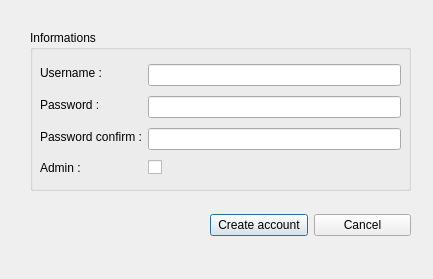
<?xml version="1.0" encoding="UTF-8"?>
<ui version="4.0">
 <class>Account</class>
 <widget class="QDialog" name="Account">
  <property name="geometry">
   <rect>
    <x>0</x>
    <y>0</y>
    <width>433</width>
    <height>279</height>
   </rect>
  </property>
  <property name="windowTitle">
   <string>Create account</string>
  </property>
  <widget class="QGroupBox" name="groupBox">
   <property name="geometry">
    <rect>
     <x>30</x>
     <y>30</y>
     <width>381</width>
     <height>161</height>
    </rect>
   </property>
   <property name="title">
    <string>Informations</string>
   </property>
   <widget class="QWidget" name="horizontalLayoutWidget_2">
    <property name="geometry">
     <rect>
      <x>10</x>
      <y>30</y>
      <width>361</width>
      <height>121</height>
     </rect>
    </property>
    <layout class="QHBoxLayout" name="horizontalLayout_2">
     <item>
      <layout class="QVBoxLayout" name="verticalLayout_3">
       <item>
        <widget class="QLabel" name="label_2">
         <property name="text">
          <string>Username :</string>
         </property>
        </widget>
       </item>
       <item>
        <widget class="QLabel" name="label">
         <property name="text">
          <string>Password :</string>
         </property>
        </widget>
       </item>
       <item>
        <widget class="QLabel" name="label_3">
         <property name="text">
          <string>Password confirm :</string>
         </property>
        </widget>
       </item>
       <item>
        <widget class="QLabel" name="label_4">
         <property name="text">
          <string>Admin :</string>
         </property>
        </widget>
       </item>
      </layout>
     </item>
     <item>
      <layout class="QVBoxLayout" name="verticalLayout">
       <item>
        <widget class="QLineEdit" name="userEdit"/>
       </item>
       <item>
        <widget class="QLineEdit" name="passwordEdit">
         <property name="echoMode">
          <enum>QLineEdit::Password</enum>
         </property>
        </widget>
       </item>
       <item>
        <widget class="QLineEdit" name="passwordConfirmEdit">
         <property name="echoMode">
          <enum>QLineEdit::Password</enum>
         </property>
        </widget>
       </item>
       <item>
        <widget class="QCheckBox" name="adminCheckBox">
         <property name="text">
          <string/>
         </property>
        </widget>
       </item>
      </layout>
     </item>
    </layout>
   </widget>
  </widget>
  <widget class="QWidget" name="horizontalLayoutWidget">
   <property name="geometry">
    <rect>
     <x>210</x>
     <y>210</y>
     <width>201</width>
     <height>31</height>
    </rect>
   </property>
   <layout class="QHBoxLayout" name="horizontalLayout">
    <item>
     <widget class="QPushButton" name="createButton">
      <property name="text">
       <string>Create account</string>
      </property>
     </widget>
    </item>
    <item>
     <widget class="QPushButton" name="signInButton">
      <property name="text">
       <string>Cancel</string>
      </property>
     </widget>
    </item>
   </layout>
  </widget>
 </widget>
 <resources/>
 <connections/>
</ui>
